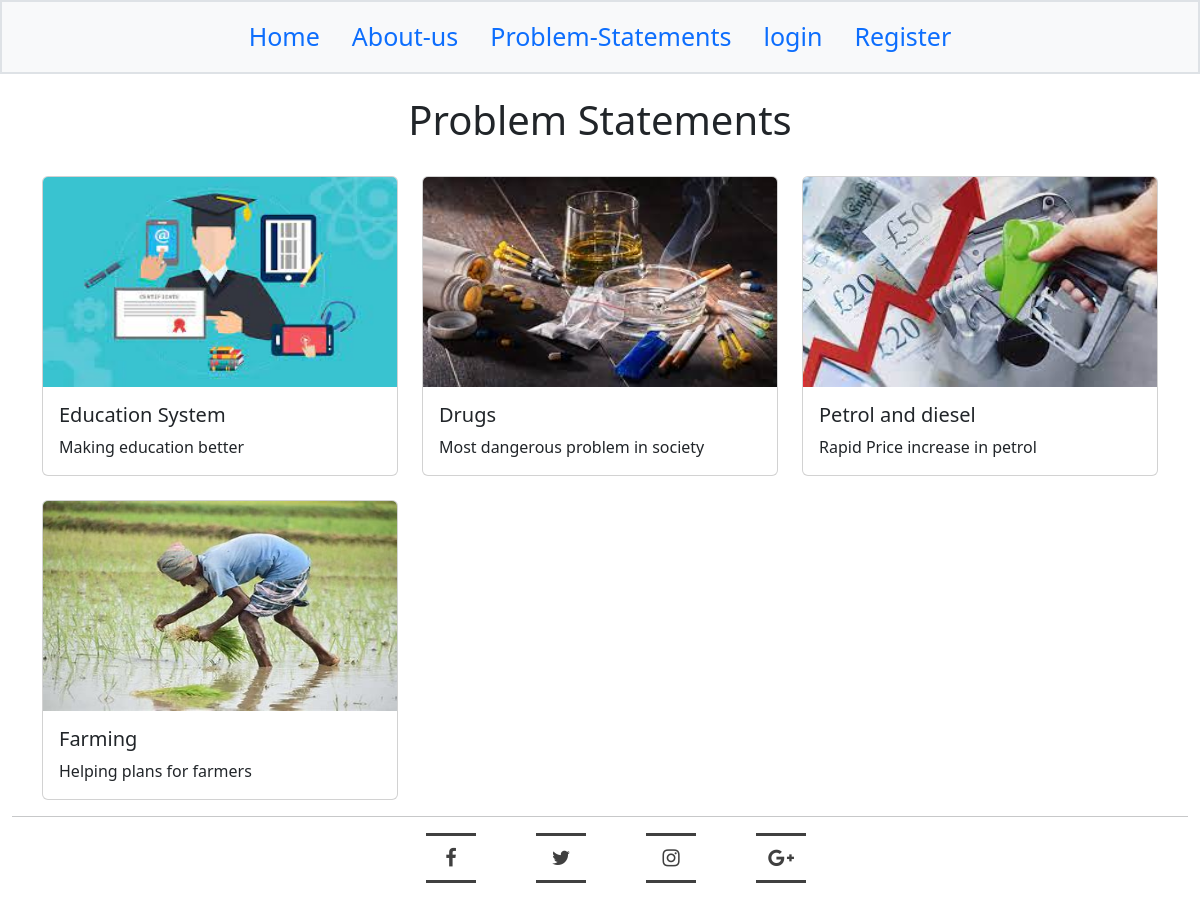
The page /problem_statements/ on the database as committed earlier.
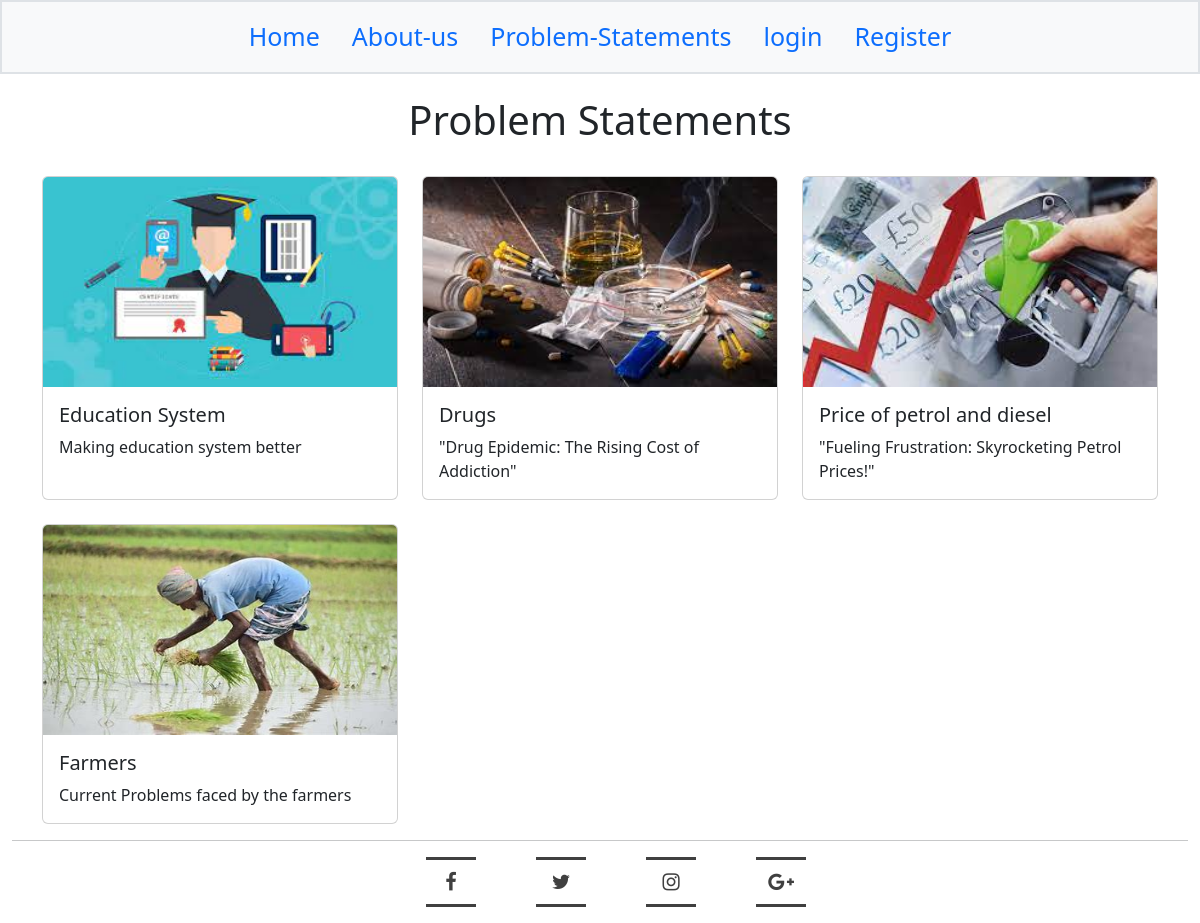
The same page on the database as committed later.
### nation_book/models.py (models this page shows, shortened)
class ProblemStatement(models.Model):
    problem_name = models.CharField(max_length=200)
    problem_desc = models.CharField(max_length=500)
    problem_img=models.ImageField(upload_to='problem_img')
    problem_id=models.IntegerField(default=0)

### nation_book/views.py (the view)
# urls.py: path('problem_statements/',views.problem_statements,name='problem_statement'),
def problem_statements(request):
    problem_statement=ProblemStatement.objects.all()
    return render(request,'problem-statements.html',{'problem_statement':problem_statement})

### nation_book/templates/problem-statements.html
{% extends 'base.html' %}
{% load static %}
{% block content %}
<br>
<div class="container pt-4 mt-5">
  <h1 class="text-center">Problem Statements</h1>
  <br>
  <div class="row row-cols-1 row-cols-md-3 g-4">
    {% for problem in problem_statement %}
    <div class="col">
      <div class="card h-100">
        <a href="{{ problem.pk }}">
          <img class="card-img-top mx-auto d-block" src="{{ problem.problem_img.url }}" alt="Image not found" height="210px" width="210px">
        </a>
        <div class="card-body">
          <h5 class="card-title">{{ problem.problem_name }}</h5>
          <p class="card-text">{{ problem.problem_desc }}</p>
        </div>
      </div>
    </div>
    {% endfor %}
  </div>
</div>
{% endblock %}

### nation_book/templates/base.html (shortened to what this page needs)
<!DOCTYPE html>
<html lang="en">
<head>
    <link href="https://cdn.jsdelivr.net/npm/bootstrap@5.2.3/dist/css/bootstrap.min.css" rel="stylesheet">
</head>
  <body class="container-fluid">
    <header>
        {% include 'partials/header.html' %}
    </header>
    <main>
        {% block content %}{% endblock %}
    </main>
<hr>
   <footer class="container-fluid bg-alert">
    {% include 'partials/footer.html' %}
   </footer>
</body>
</html>

### nation_book/templates/partials/header.html (shortened to what this page needs)
{% load static %}
  <nav  class="navbar navbar-expand-sm bg-light justify-content-center fixed-top border border-2">
    <ul class="nav nav-pills" role="tablist">
      <li class="nav-item">
        <a class="nav-link" id="link" data-bs-toggle="pill" href="/">Home</a>
      </li>
      <li class="nav-item">
        <a class="nav-link" id="link" data-bs-toggle="pill" href="/about_us">About-us</a>
      </li>
      <li class="nav-item">
        <a class="nav-link" id="link" data-bs-toggle="pill" href="/problem_statements">Problem-Statements</a>
      </li>
      {%if user.is_authenticated %}
      <!--
        If user is authenticated then show logout button
      -->
      <li class="nav-item">
        <a class="nav-link" id="link"><b>Hello,{{user.username}}</b></a>
      </li>
      <li class="nav-item">
        <a class="nav-link" id="link" data-bs-toggle="pill" href="/logout">logout</a>
      </li>
      {%else%}
      <li class="nav-item">
        <a class="nav-link" id="link" data-bs-toggle="pill" href="/login">login</a>
      </li>
      <li class="nav-item">
        <a class="nav-link" id="link" data-bs-toggle="pill" href="/register">Register</a>
      </li>
    </ul>
    {%endif%}
</nav>

### nation_book/templates/partials/footer.html (shortened to what this page needs)
{% load static %}
<head>
  <link rel="stylesheet" href="https://cdnjs.cloudflare.com/ajax/libs/font-awesome/4.7.0/css/font-awesome.min.css">
  <link rel="stylesheet" href="index.css">
</head>
<div  class="mt-3">
  <ul>
    <li>
      <a class="facebook" href="https://facebook.com">
        <span></span>
        <span></span>
        <i class="fa fa-facebook" aria-hidden="true"></i>
      </a>
    </li>
    <li>
      <a class="twitter" href="https://twitter.com">
        <span></span>
        <span></span>
        <i class="fa fa-twitter" aria-hidden="true"></i>
      </a>
    </li>
    <li>
      <a class="instagram" href="https://instagram.com">
        <span></span>
        <span></span>
        <i class="fa fa-instagram" aria-hidden="true"></i>
      </a>
    </li>
    <li>
      <a class="google" href="google.com">
        <span></span>
        <span></span>
        <i class="fa fa-google-plus" aria-hidden="true"></i>
      </a>
    </li>
  </ul>
  </div>

### nation_book/static/css/index.css (style rules this page uses)
:root { --dark: #22577a; --light:#c7f9cc ; --average:#57cc99; --moreavg:#38a3a5; }

### nation_book/templates/partials/header.html (style rules this page uses)
.navbar a { font-size: 25px; }

### nation_book/templates/partials/footer.html (style rules this page uses)
footer ul { display:flex; justify-content:center; }
footer ul li { list-style:none; }
footer ul li a { display:block; position:relative; width:50px; height:50px; line-height:50px; font-size:20px; text-align:center; text-decoration:none; color:#404040; margin: 0 30px; transition:.5s; }
footer ul li a span { position:absolute; transition: transform .5s; }
footer ul li a span:nth-child(1), footer ul li a span:nth-child(3) { width:100%; height:3px; background:#404040; }
footer ul li a span:nth-child(1) { top:0; left:0; transform-origin: right; }
footer ul li a span:nth-child(3) { bottom:0; left:0; transform-origin: left; }

Rows that differ between the two databases and show on the page:
changed ProblemStatement "Education System": problem_desc "Making education better" → "Making education system better"
changed ProblemStatement "Drugs": problem_desc "Most dangerous problem in society" → "\"Drug Epidemic: The Rising Cost of Addiction\""
changed ProblemStatement: problem_name "Petrol and diesel" → "Price of petrol and diesel"; problem_desc "Rapid Price increase in petrol" → "\"Fueling Frustration: Skyrocketing Petrol Prices!\""
changed ProblemStatement: problem_name "Farming" → "Farmers"; problem_desc "Helping plans for farmers" → "Current Problems faced by the farmers"
